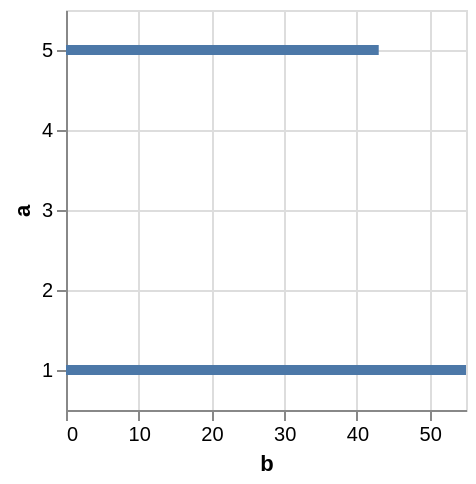

This figure's Vega-Lite source:
### Vega specification from a JSON file in a GitHub repository (floating-point values rounded to 4 significant figures)
{"$schema": "https://vega.github.io/schema/vega/v5.json", "description": "A simple bar chart with embedded data.", "background": "white", "padding": 5, "width": 200, "height": 200, "style": "cell", "data": [{"name": "source_0", "values": [{"a": 1, "b": 28}, {"a": 1, "b": 55}, {"a": 5, "b": 43}]}, {"name": "data_0", "source": "source_0", "transform": [{"type": "filter", "expr": "isValid(datum[\"b\"]) && isFinite(+datum[\"b\"]) && isValid(datum[\"a\"]) && isFinite(+datum[\"a\"])"}]}], "marks": [{"name": "marks", "type": "rect", "style": ["bar"], "from": {"data": "data_0"}, "encode": {"update": {"fill": {"value": "#4c78a8"}, "ariaRoleDescription": {"value": "bar"}, "description": {"signal": "\"b: \" + (format(datum[\"b\"], \"\")) + \"; a: \" + (format(datum[\"a\"], \"\"))"}, "x": {"scale": "x", "field": "b"}, "x2": {"scale": "x", "value": 0}, "yc": {"scale": "y", "field": "a"}, "height": {"value": 5}}}}], "scales": [{"name": "x", "type": "linear", "domain": {"data": "data_0", "field": "b"}, "range": [0, {"signal": "width"}], "nice": true, "zero": true}, {"name": "y", "type": "linear", "domain": {"data": "data_0", "field": "a"}, "range": [{"signal": "height"}, 0], "nice": true, "zero": false, "padding": 5}], "axes": [{"scale": "x", "orient": "bottom", "gridScale": "y", "grid": true, "tickCount": {"signal": "ceil(width/40)"}, "domain": false, "labels": false, "aria": false, "maxExtent": 0, "minExtent": 0, "ticks": false, "zindex": 0}, {"scale": "y", "orient": "left", "gridScale": "x", "grid": true, "tickCount": {"signal": "ceil(height/40)"}, "domain": false, "labels": false, "aria": false, "maxExtent": 0, "minExtent": 0, "ticks": false, "zindex": 0}, {"scale": "x", "orient": "bottom", "grid": false, "title": "b", "labelFlush": true, "labelOverlap": true, "tickCount": {"signal": "ceil(width/40)"}, "zindex": 0}, {"scale": "y", "orient": "left", "grid": false, "title": "a", "labelAngle": 0, "labelAlign": "right", "labelOverlap": true, "tickCount": {"signal": "ceil(height/40)"}, "zindex": 0}]}
